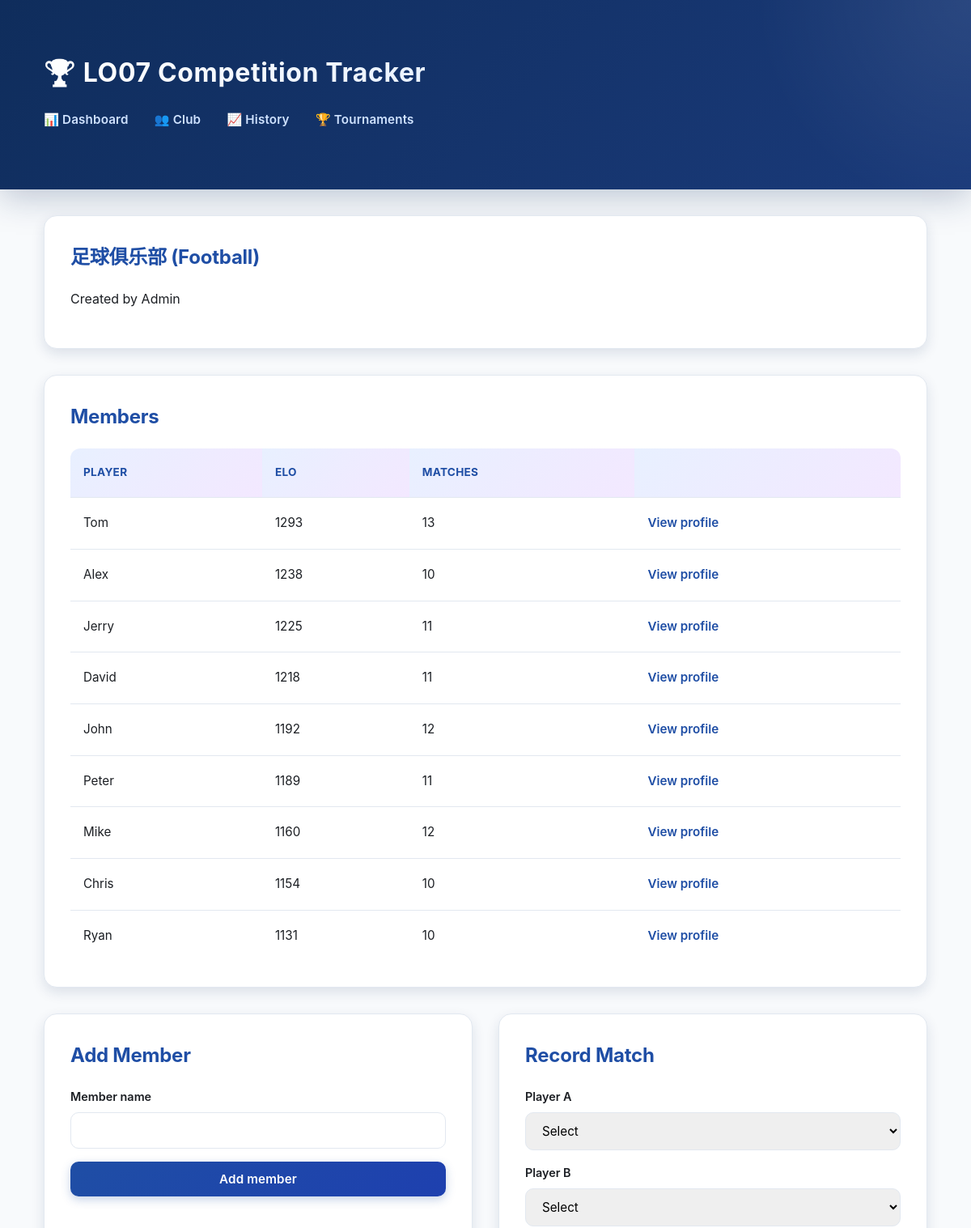
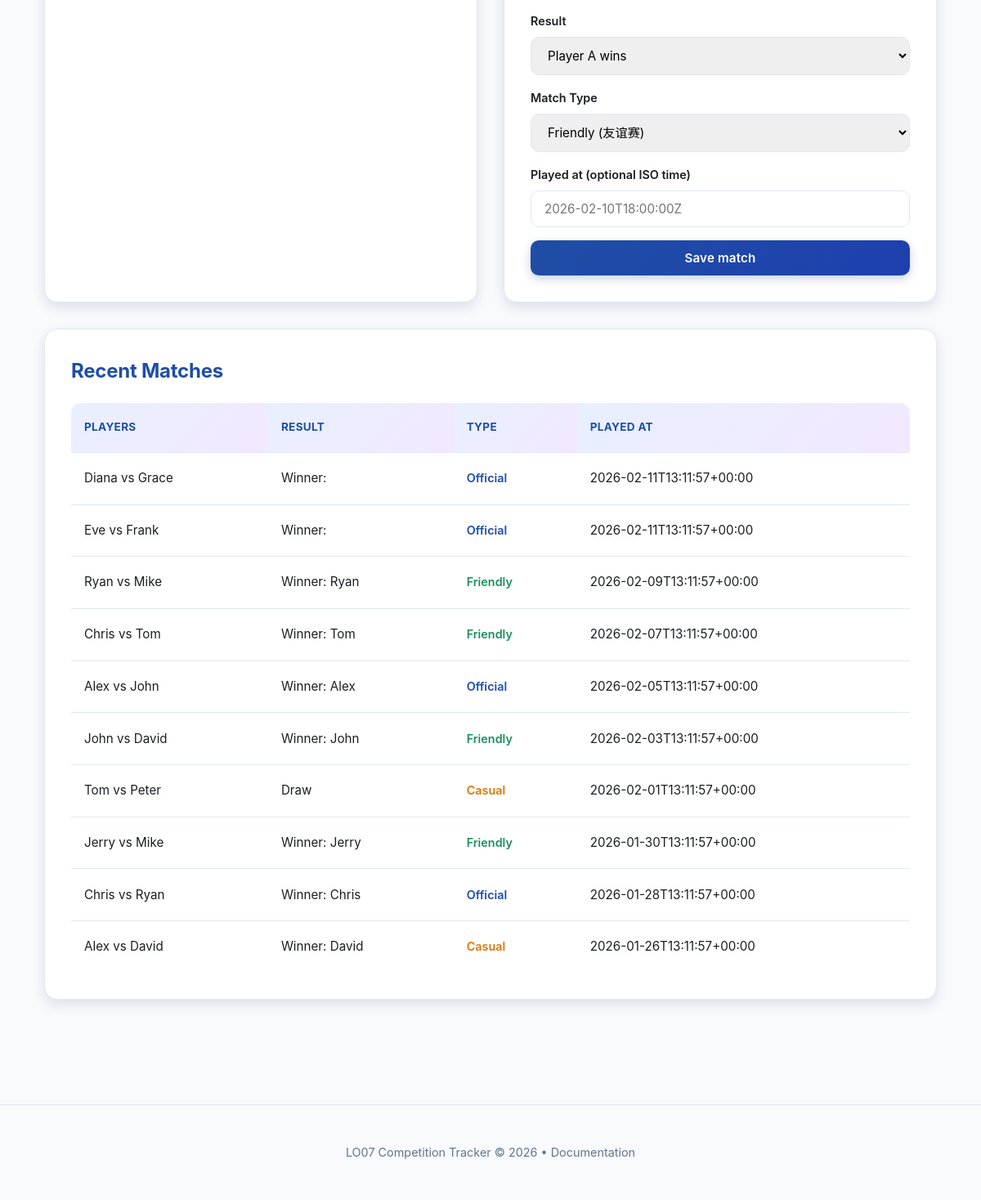
The app's page /club.php?club_id=2 with its own data (2 pictures, top to bottom).
### tables this page shows
CREATE TABLE clubs (
            id INTEGER PRIMARY KEY AUTOINCREMENT,
            name TEXT NOT NULL,
            sport TEXT NOT NULL,
            created_by INTEGER NOT NULL,
            created_at TEXT NOT NULL,
            FOREIGN KEY (created_by) REFERENCES users(id)
        );

CREATE TABLE users (
            id INTEGER PRIMARY KEY AUTOINCREMENT,
            username TEXT NOT NULL UNIQUE,
            created_at TEXT NOT NULL
        );

CREATE TABLE club_members (
            id INTEGER PRIMARY KEY AUTOINCREMENT,
            club_id INTEGER NOT NULL,
            user_id INTEGER NOT NULL,
            current_elo INTEGER NOT NULL,
            matches_played INTEGER NOT NULL DEFAULT 0,
            joined_at TEXT NOT NULL,
            UNIQUE (club_id, user_id),
            FOREIGN KEY (club_id) REFERENCES clubs(id) ON DELETE CASCADE,
            FOREIGN KEY (user_id) REFERENCES users(id) ON DELETE CASCADE
        );

CREATE TABLE matches (
            id INTEGER PRIMARY KEY AUTOINCREMENT,
            club_id INTEGER NOT NULL,
            player_a_id INTEGER NOT NULL,
            player_b_id INTEGER NOT NULL,
            winner_id INTEGER,
            is_draw INTEGER NOT NULL DEFAULT 0,
            match_type TEXT NOT NULL DEFAULT "friendly",
            played_at TEXT NOT NULL,
            FOREIGN KEY (club_id) REFERENCES clubs(id) ON DELETE CASCADE,
            FOREIGN KEY (player_a_id) REFERENCES users(id),
            FOREIGN KEY (player_b_id) REFERENCES users(id),
            FOREIGN KEY (winner_id) REFERENCES users(id)
        );

### public/club.php (called while the page is built, shortened)
<?php
require __DIR__ . '/../app/bootstrap.php';
$clubId = (int) ($_GET['club_id'] ?? 0);
$controller = new ClubController($repo, $eloService, $defaultElo);
$data = $controller->getClubData($clubId);
$club = $data['club'];
$members = $data['members'];
$matches = $data['matches'];
require __DIR__ . '/../app/views/club.php';
require __DIR__ . '/../app/views/layout.php';

### app/bootstrap.php (called while the page is built, shortened)
<?php
$config = require __DIR__ . '/config/config.php';
require __DIR__ . '/config/db.php';
require __DIR__ . '/models/Repository.php';
require __DIR__ . '/controllers/DashboardController.php';
require __DIR__ . '/controllers/ClubController.php';
$db = db_connect($config);
$repo = new Repository($db);
$eloService = new EloService($config['elo_k']);
$defaultElo = $config['default_elo'];

### app/controllers/ClubController.php (called while the page is built, shortened)
<?php
class ClubController
{
    private Repository $repo;
    public function __construct(Repository $repo, EloService $eloService, int $defaultElo)
    {
        $this->repo = $repo;
    }
    public function getClubData(int $clubId): array
    {
        return [
            'club' => $this->repo->getClub($clubId),
            'members' => $this->repo->listClubMembers($clubId),
            'matches' => $this->repo->listRecentMatchesByClub($clubId),
        ];
    }
}

### app/models/Repository.php (called while the page is built, shortened)
<?php
class Repository
{
    private PDO $db;
    public function __construct(PDO $db)
    {
        $this->db = $db;
    }
    public function getClub(int $clubId): ?array
    {
        $stmt = $this->db->prepare(
            'SELECT c.*, u.username AS creator_name
             FROM clubs c
             LEFT JOIN users u ON u.id = c.created_by
             WHERE c.id = :id'
        );
        $stmt->execute(['id' => $clubId]);
        $club = $stmt->fetch(PDO::FETCH_ASSOC);
        return $club ?: null;
    }
    public function listClubMembers(int $clubId): array
    {
        $stmt = $this->db->prepare(
            'SELECT u.id AS user_id, u.username, cm.current_elo, cm.matches_played
             FROM club_members cm
             JOIN users u ON u.id = cm.user_id
             WHERE cm.club_id = :club_id
             ORDER BY cm.current_elo DESC, u.username ASC'
        );
        $stmt->execute(['club_id' => $clubId]);
        return $stmt->fetchAll(PDO::FETCH_ASSOC);
    }
    public function listRecentMatchesByClub(int $clubId, int $limit = 10): array
    {
        $stmt = $this->db->prepare(
            'SELECT m.*, ua.username AS player_a_name, ub.username AS player_b_name,
                uw.username AS winner_name
             FROM matches m
             JOIN users ua ON ua.id = m.player_a_id
             JOIN users ub ON ub.id = m.player_b_id
             LEFT JOIN users uw ON uw.id = m.winner_id
             WHERE m.club_id = :club_id
             ORDER BY m.played_at DESC
             LIMIT :limit'
        );
        $stmt->bindValue('club_id', $clubId, PDO::PARAM_INT);
        $stmt->bindValue('limit', $limit, PDO::PARAM_INT);
        $stmt->execute();
        return $stmt->fetchAll(PDO::FETCH_ASSOC);
    }
}

### app/views/club.php (the view, shortened to what this page needs)
<section class="card">
    <h2><?php echo htmlspecialchars($club['name']); ?> (<?php echo htmlspecialchars($club['sport']); ?>)</h2>
    <p>Created by <?php echo htmlspecialchars($club['creator_name'] ?? ''); ?></p>
</section>
<section class="card">
    <h2>Members</h2>
    <?php if (empty($members)) : ?>
        <p>No members yet.</p>
    <?php else : ?>
        <div class="table-wrap">
            <table>
                <thead>
                <tr>
                    <th>Player</th>
                    <th>Elo</th>
                    <th>Matches</th>
                    <th></th>
                </tr>
                </thead>
                <tbody>
                <?php foreach ($members as $member) : ?>
                    <tr>
                        <td><?php echo htmlspecialchars($member['username']); ?></td>
                        <td><?php echo (int) $member['current_elo']; ?></td>
                        <td><?php echo (int) $member['matches_played']; ?></td>
                        <td>
                            <a class="link" href="member.php?club_id=<?php echo (int) $club['id']; ?>&user_id=<?php echo (int) $member['user_id']; ?>">
                                View profile
                            </a>
                        </td>
                    </tr>
                <?php endforeach; ?>
                </tbody>
            </table>
        </div>
    <?php endif; ?>
</section>
<section class="grid-2">
    <div class="card">
        <h2>Add Member</h2>
        <form method="post" class="form-grid">
            <label>
                Member name
                <input type="text" name="member_name" required>
            </label>
            <button type="submit">Add member</button>
        </form>
    </div>
    <div class="card">
        <h2>Record Match</h2>
        <form method="post" class="form-grid" data-confirm="Record match and update Elo?">
            <label>
                Player A
                <select name="player_a" required>
                    <option value="">Select</option>
                </select>
            </label>
            <label>
                Player B
                <select name="player_b" required>
                    <option value="">Select</option>
                </select>
            </label>
            <label>
                Result
                <select name="result" required>
                    <option value="A">Player A wins</option>
                </select>
            </label>
            <label>
                Match Type
                <select name="match_type">
                    <option value="friendly">Friendly (友谊赛)</option>
                </select>
            </label>
            <label>
                Played at (optional ISO time)
                <input type="text" name="played_at" placeholder="2026-02-10T18:00:00Z">
            </label>
            <button type="submit">Save match</button>
        </form>
    </div>
</section>
<section class="card">
    <h2>Recent Matches</h2>
    <?php if (empty($matches)) : ?>
        <p>No matches yet.</p>
    <?php else : ?>
        <div class="table-wrap">
            <table>
                <thead>
                <tr>
                    <th>Players</th>
                    <th>Result</th>
                    <th>Type</th>
                    <th>Played at</th>
                </tr>
                </thead>
                <tbody>
                <?php foreach ($matches as $match) : ?>
                    <?php
                    $typeLabel = match($match['match_type'] ?? 'friendly') {
                        'official' => 'Official',
                        'casual' => 'Casual',
                        default => 'Friendly'
                    };
                    $typeColor = match($match['match_type'] ?? 'friendly') {
                        'official' => 'var(--blue)',
                        'casual' => 'var(--amber)',
                        default => 'var(--green)'
                    };
                    ?>
                    <tr>
                        <td>
                            <?php echo htmlspecialchars($match['player_a_name']); ?>
                            vs
                            <?php echo htmlspecialchars($match['player_b_name']); ?>
                        </td>
                        <td>
                            <?php if ((int) $match['is_draw'] === 1) : ?>
                                Draw
                            <?php else : ?>
                                Winner: <?php echo htmlspecialchars($match['winner_name'] ?? ''); ?>
                            <?php endif; ?>
                        </td>
                        <td>
                            <span style="
                                color: <?php echo $typeColor; ?>;
                                font-weight: 600;
                                font-size: 0.9rem;
                            ">
                                <?php echo $typeLabel; ?>
                            </span>
                        </td>
                        <td><?php echo htmlspecialchars($match['played_at']); ?></td>
                    </tr>
                <?php endforeach; ?>
                </tbody>
            </table>
        </div>
    <?php endif; ?>
</section>

### public/assets/styles.css (style rules this page uses)
:root { --blue: #1f4ea5; --blue-light: #e8f0ff; --green: #1f8f5f; --green-light: #e8f5ef; --red: #c13b2a; --red-light: #ffe8e5; --amber: #d97706; --amber-light: #fef3e2; --purple: #7c3aed; --purple-light: #f3e8ff; --sky: #0284c7; --sky-light: #e0f2fe; --bg: #f8fafc; --bg-dark: #1e293b; --card: #ffffff; --text: #1b1e23; --muted: #64748b; --border: #e2e8f0; --shadow-sm: 0 2px 6px rgba(15, 45, 92, 0.08); --shadow-md: 0 6px 16px rgba(15, 45, 92, 0.12); --shadow-lg: 0 12px 32px rgba(15, 45, 92, 0.15); }
* { box-sizing: border-box; }
body { margin: 0; font-family: -apple-system, BlinkMacSystemFont, "Segoe UI", "Helvetica Neue", sans-serif; color: var(--text); background: var(--bg); line-height: 1.6; }
.card { background: var(--card); border-radius: 16px; padding: 2rem; margin-bottom: 2rem; box-shadow: var(--shadow-md); transition: all 0.3s ease; border: 1px solid var(--border); position: relative; overflow: hidden; }
.card::before { content: ''; position: absolute; top: 0; left: 0; right: 0; height: 4px; background: linear-gradient(90deg, var(--blue), var(--purple), var(--sky)); transform: scaleX(0); transform-origin: left; transition: transform 0.3s ease; }
.card h2 { margin: 0 0 1.2rem; font-size: 1.5rem; color: var(--blue); font-weight: 700; letter-spacing: -0.01em; }
.grid-2 { display: grid; grid-template-columns: repeat(auto-fit, minmax(280px, 1fr)); gap: 2rem; }
.form-grid { display: grid; gap: 1rem; }
label { display: grid; gap: 0.5rem; font-size: 0.9rem; color: var(--text); font-weight: 600; }
input, select, button { padding: 0.75rem 1rem; border-radius: 10px; border: 1.5px solid var(--border); font-size: 0.95rem; font-family: inherit; transition: all 0.3s ease; }
button { background: linear-gradient(135deg, var(--blue) 0%, #1e40af 100%); color: white; border: none; cursor: pointer; font-weight: 600; letter-spacing: 0.01em; box-shadow: 0 4px 12px rgba(31, 78, 165, 0.25); }
.table-wrap { overflow-x: auto; }
table { width: 100%; border-collapse: collapse; background: var(--card); border-radius: 12px; overflow: hidden; }
th, td { text-align: left; padding: 1.2rem 1rem; border-bottom: 1px solid var(--border); font-size: 0.95rem; line-height: 1.6; }
th { background: linear-gradient(135deg, var(--blue-light) 0%, var(--purple-light) 100%); color: var(--blue); font-weight: 700; letter-spacing: 0.02em; text-transform: uppercase; font-size: 0.85rem; }
tbody tr { transition: all 0.2s ease; }
tbody tr:last-child td { border-bottom: none; }
.link { color: var(--blue); font-weight: 600; text-decoration: none; transition: all 0.2s ease; border-bottom: 2px solid transparent; padding-bottom: 2px; }

### records on screen
clubs: name "足球俱乐部", sport "Football", created_by.username "Admin"
club_members: user.username "Tom", current_elo "1293", matches_played "13"
club_members: user.username "Alex", current_elo "1238", matches_played "10"
club_members: user.username "Jerry", current_elo "1225", matches_played "11"
club_members: user.username "David", current_elo "1218", matches_played "11"
club_members: user.username "John", current_elo "1192", matches_played "12"
club_members: user.username "Peter", current_elo "1189", matches_played "11"
club_members: user.username "Mike", current_elo "1160", matches_played "12"
club_members: user.username "Chris", current_elo "1154", matches_played "10"
club_members: user.username "Ryan", current_elo "1131", matches_played "10"
matches: player_a_name "Diana", player_b_name "Grace", match_type "Official", played_at "2026-02-11T13:11:57+00:00"
matches: player_a_name "Eve", player_b_name "Frank", match_type "Official", played_at "2026-02-11T13:11:57+00:00"
matches: player_a_name "Ryan", player_b_name "Mike", winner_name "Ryan", match_type "Friendly", played_at "2026-02-09T13:11:57+00:00"
matches: player_a_name "Chris", player_b_name "Tom", winner_name "Tom", match_type "Friendly", played_at "2026-02-07T13:11:57+00:00"
matches: player_a_name "Alex", player_b_name "John", winner_name "Alex", match_type "Official", played_at "2026-02-05T13:11:57+00:00"
matches: player_a_name "John", player_b_name "David", winner_name "John", match_type "Friendly", played_at "2026-02-03T13:11:57+00:00"
matches: player_a_name "Tom", player_b_name "Peter", is_draw "Draw", match_type "Casual", played_at "2026-02-01T13:11:57+00:00"
matches: player_a_name "Jerry", player_b_name "Mike", winner_name "Jerry", match_type "Friendly", played_at "2026-01-30T13:11:57+00:00"
matches: player_a_name "Chris", player_b_name "Ryan", winner_name "Chris", match_type "Official", played_at "2026-01-28T13:11:57+00:00"
matches: player_a_name "Alex", player_b_name "David", winner_name "David", match_type "Casual", played_at "2026-01-26T13:11:57+00:00"
